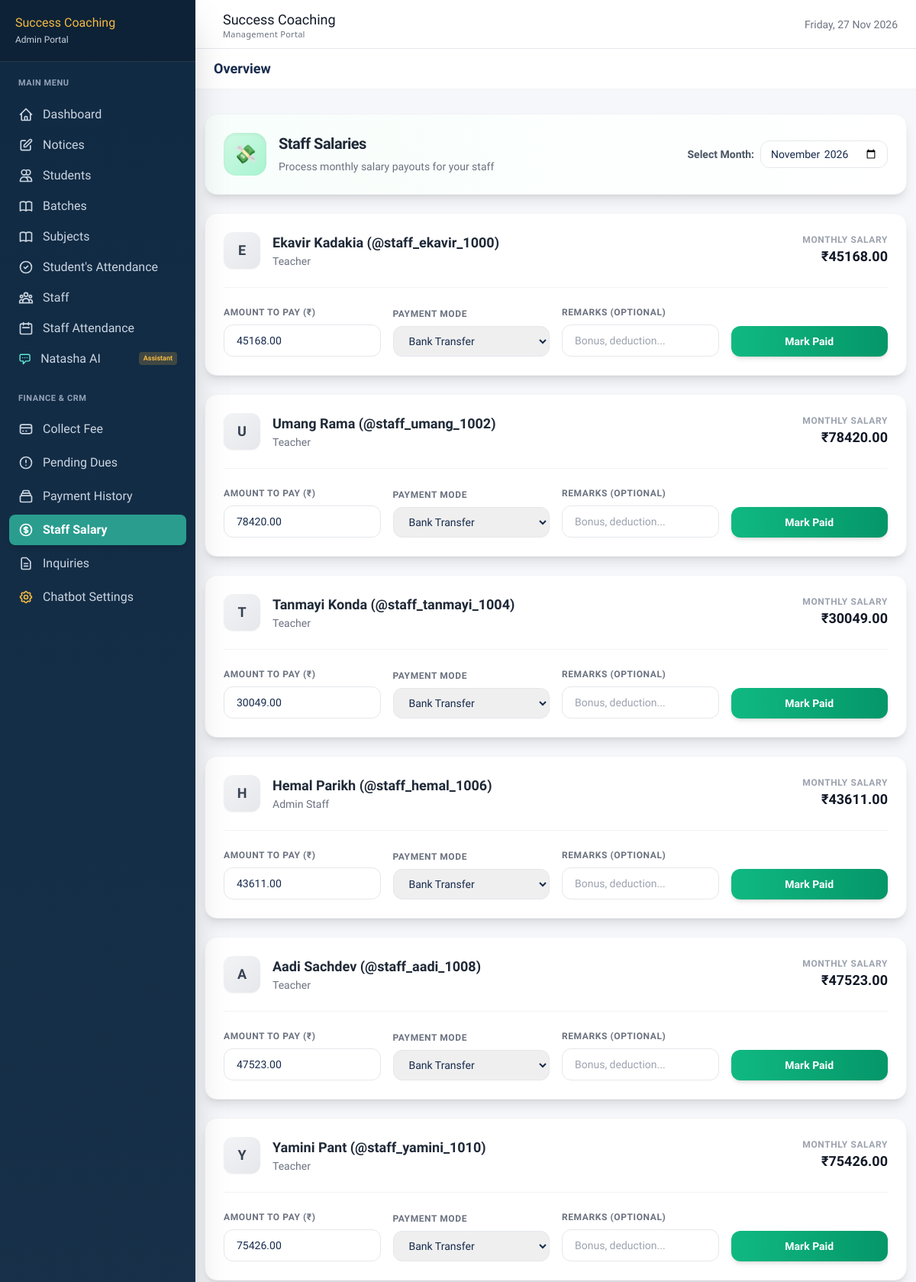
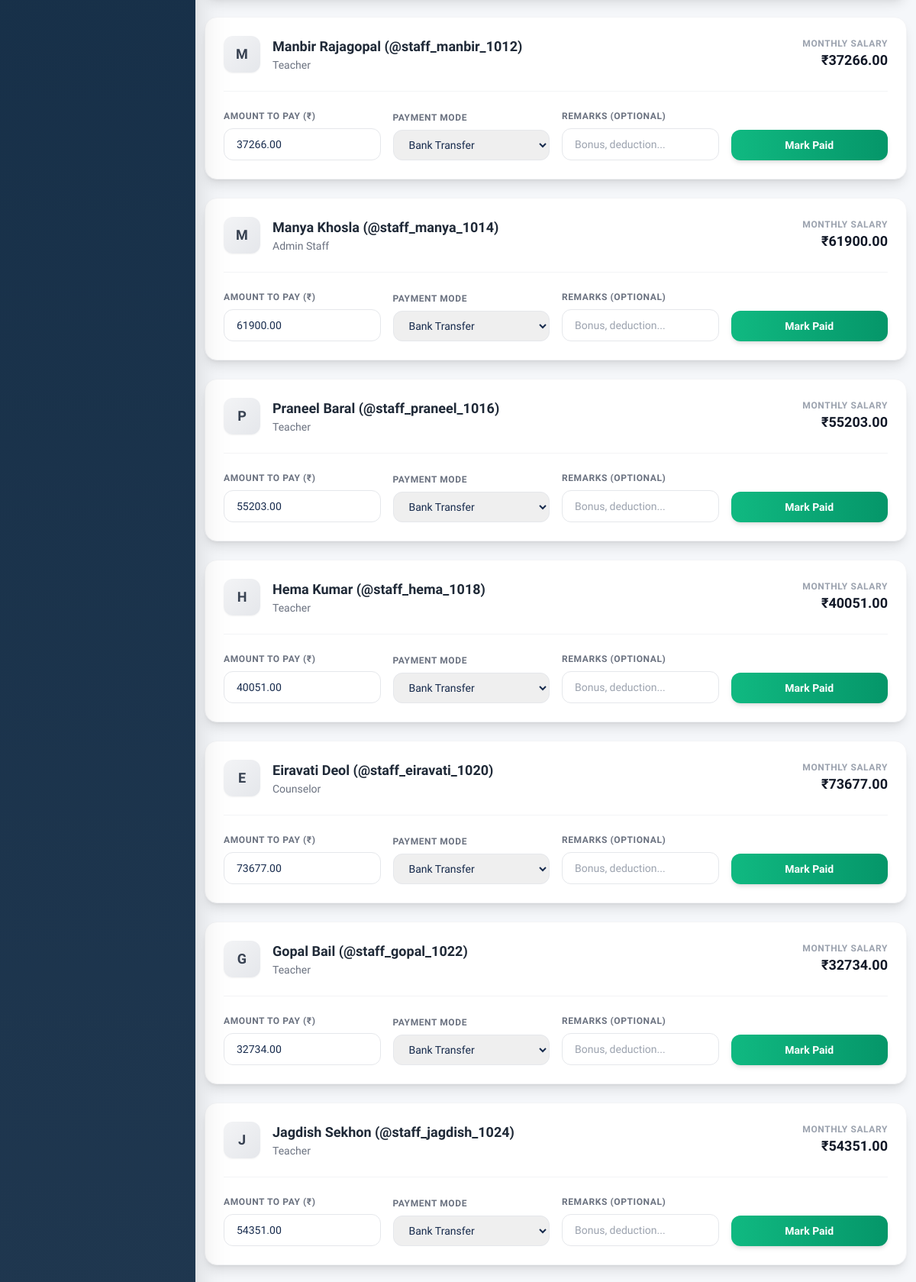
Page /dashboard/payments/staff-salary/ (signed in, upper part) on the committed database (2 pictures, top to bottom).
### staff/models.py (models this page shows, shortened)
class Staff(models.Model):
    user = models.OneToOneField(settings.AUTH_USER_MODEL, on_delete=models.CASCADE)
    employee_id = models.CharField(max_length=20, unique=True)
    designation = models.CharField(max_length=100)
    subject_expertise = models.CharField(max_length=200)
    qualification = models.CharField(max_length=200)
    date_of_joining = models.DateField()
    salary = models.DecimalField(max_digits=10, decimal_places=2)
    is_active = models.BooleanField(default=True)
    address = models.TextField(blank=True)
    emergency_contact = models.CharField(max_length=15, blank=True)

### accounts/models.py (models this page shows)
class User(AbstractUser):
    ROLE_CHOICES = [('admin', 'Admin'), ('staff', 'Staff'), ('student', 'Student')]
    role = models.CharField(max_length=20, choices=ROLE_CHOICES, default='student')
    phone = models.CharField(max_length=15, blank=True)
    profile_photo = models.ImageField(upload_to='profiles/', blank=True, null=True)
    created_at = models.DateTimeField(auto_now_add=True)

### payments/views.py (the view, shortened to what this page needs)
# urls.py: path('staff-salary/', views.pay_staff_salary, name='pay_staff_salary'),
@admin_required
def pay_staff_salary(request):
    from staff.models import Staff
    from .models import StaffSalary
    import calendar
    import datetime
    staff_members = Staff.objects.filter(is_active=True)
    today = timezone.now().date()
    default_month_str = today.strftime('%Y-%m')
    month_str = request.GET.get('month', default_month_str)
    try:
        year, month = map(int, month_str.split('-'))
        selected_month = datetime.date(year, month, 1)
    except ValueError:
        selected_month = today.replace(day=1)
    staff_data = []
    salaries = {s.staff_id: s for s in StaffSalary.objects.filter(month=selected_month)}
    for staff in staff_members:
        salary_record = salaries.get(staff.id)
        staff_data.append({
            'staff': staff,
            'salary_record': salary_record,
        })
    return render(request, 'dashboard/payments/staff_salary.html', {
        'staff_members': staff_members,
        'staff_data': staff_data,
        'selected_month': selected_month,
        'month_str': month_str,
    })

### accounts/context_processors.py (called while the page is built)
def dashboard_base(request):
    context = {}
    if not request.user.is_authenticated:
        context['base_template'] = 'base_dashboard.html'
        return context
    if request.user.role == 'staff':
        context['base_template'] = 'base_staff.html'
        context['active_notices'] = Notice.objects.filter(is_active=True)
    elif request.user.role == 'student':
        context['base_template'] = 'base_dashboard.html'
        context['active_notices'] = Notice.objects.filter(is_active=True, target_audience='all')
    else:
        context['base_template'] = 'base_dashboard.html'
        context['active_notices'] = Notice.objects.filter(is_active=True)
    return context

### templates/dashboard/payments/staff_salary.html (shortened to what this page needs)
{% extends base_template %}
{% block content %}
<div class="max-w-7xl mx-auto px-1 sm:px-1 lg:px-1 py-6 space-y-6">
    <div class="bg-white rounded-2xl shadow-lg border border-gray-100 overflow-hidden">
        <div class="relative">
            <div class="absolute inset-0 bg-gradient-to-r from-emerald-50/40 to-transparent"></div>
            <div class="relative p-5 sm:p-6 flex flex-col lg:flex-row lg:items-center justify-between gap-5">
                <div class="flex items-start gap-4">
                    <div
                        class="w-14 h-14 bg-gradient-to-br from-emerald-100 to-emerald-200 rounded-2xl flex items-center justify-center text-2xl shadow-inner">
                        💸
                    </div>
                    <div>
                        <h2 class="text-xl font-bold text-gray-800 tracking-tight">Staff Salaries</h2>
                        <div class="flex flex-wrap items-center gap-2 mt-1.5 text-sm text-gray-500">
                            <span>Process monthly salary payouts for your staff</span>
                        </div>
                    </div>
                </div>
                <div class="flex items-center gap-3 shrink-0">
                    <form method="GET" class="flex gap-2 items-center">
                        <label for="month" class="text-sm font-semibold text-gray-600">Select Month:</label>
                        <input type="month" name="month" id="month" value="{{ month_str }}"
                            class="border border-gray-200 rounded-xl px-3 py-1.5 text-sm focus:ring-2 focus:ring-primary/20 focus:border-primary outline-none"
                            onchange="this.form.submit()">
                    </form>
                </div>
            </div>
        </div>
    </div>
    <div class="grid gap-6">
        {% for item in staff_data %}
        <div class="bg-white rounded-2xl shadow-lg border border-gray-100 overflow-hidden p-6">
            <div class="flex flex-col md:flex-row justify-between items-start md:items-center gap-4">
                <div class="flex items-center gap-4">
                    <div class="w-12 h-12 rounded-xl bg-gradient-to-br from-gray-100 to-gray-200 flex items-center justify-center text-gray-700 text-lg font-bold shadow-sm">
                        {{ item.staff.user.first_name|first|upper }}
                    </div>
                    <div>
                        <h3 class="font-bold text-lg text-gray-800">{{ item.staff.user.get_full_name }} (@{{ item.staff.user.username }})</h3>
                        <p class="text-sm text-gray-500">{{ item.staff.designation }}</p>
                    </div>
                </div>
                <div class="text-right flex flex-col items-end">
                    <p class="text-xs text-gray-400 uppercase tracking-wider font-semibold">Monthly Salary</p>
                    <p class="font-bold text-lg text-gray-900">₹{{ item.staff.salary }}</p>
                </div>
            </div>
            <div class="mt-6 border-t border-gray-100 pt-6">
                {% if item.salary_record and item.salary_record.status == 'paid' %}
                <div class="bg-green-50 rounded-xl p-4 flex items-center justify-between border border-green-100">
                    <div>
                        <p class="text-green-800 font-semibold text-sm">Salary Processed for {{ selected_month|date:"F Y" }}</p>
                        <p class="text-green-600 text-xs mt-1">Paid ₹{{ item.salary_record.amount_paid }} on {{ item.salary_record.payment_date|date:"d M Y" }} via {{ item.salary_record.get_payment_mode_display|default:'Unknown' }}</p>
                        {% if item.salary_record.remarks %}
                            <p class="text-green-600/80 text-xs mt-1 italic">Note: {{ item.salary_record.remarks }}</p>
                        {% endif %}
                    </div>
                    <span class="bg-green-500 text-white p-2 rounded-full shadow-sm">
                        <svg class="w-5 h-5" fill="none" stroke="currentColor" viewBox="0 0 24 24"><path stroke-linecap="round" stroke-linejoin="round" stroke-width="2" d="M5 13l4 4L19 7"></path></svg>
                    </span>
                </div>
                {% else %}
                <form method="POST" class="grid grid-cols-1 md:grid-cols-4 gap-4 items-end">
                    <div>
                        <label class="block text-xs font-semibold text-gray-500 uppercase tracking-wider mb-2">Amount to Pay (₹)</label>
                        <input type="number" step="0.01" name="amount_paid" value="{{ item.staff.salary }}" required
                            class="w-full border border-gray-200 rounded-xl px-4 py-2.5 text-sm focus:ring-2 focus:ring-primary/20 focus:border-primary outline-none">
                    </div>
                    <div>
                        <label class="block text-xs font-semibold text-gray-500 uppercase tracking-wider mb-2">Payment Mode</label>
                        <select name="payment_mode" required class="w-full border border-gray-200 rounded-xl px-4 py-2.5 text-sm focus:ring-2 focus:ring-primary/20 focus:border-primary outline-none">
                            <option value="bank_transfer">Bank Transfer</option>
                        </select>
                    </div>
                    <div>
                        <label class="block text-xs font-semibold text-gray-500 uppercase tracking-wider mb-2">Remarks (Optional)</label>
                        <input type="text" name="remarks" placeholder="Bonus, deduction..."
                            class="w-full border border-gray-200 rounded-xl px-4 py-2.5 text-sm focus:ring-2 focus:ring-primary/20 focus:border-primary outline-none">
                    </div>
                    <div>
                        <button type="submit" class="w-full px-6 py-2.5 bg-gradient-to-r from-emerald-500 to-emerald-600 text-white rounded-xl font-bold hover:from-emerald-600 hover:to-emerald-700 transition shadow-md text-sm">
                            Mark Paid
                        </button>
                    </div>
                </form>
                {% endif %}
            </div>
        </div>
        {% empty %}
        <div class="bg-white rounded-2xl shadow-lg border border-gray-100 p-8 text-center text-gray-500">
            No active staff found.
        </div>
        {% endfor %}
    </div>
</div>
{% endblock %}

### templates/base_dashboard.html (style rules this page uses)
body { font-family: 'Hind', sans-serif; color: #172B4D; background-color: #F5F7FA; }

### rows in the picture
Staff: staff.user.first_name|first "E", staff.user.get_full_name "Ekavir Kadakia", staff.user.username "staff_ekavir_1000", staff.designation "Teacher", staff.salary "45168.00", amount_paid "45168.00"
Staff: staff.user.first_name|first "U", staff.user.get_full_name "Umang Rama", staff.user.username "staff_umang_1002", staff.designation "Teacher", staff.salary "78420.00", amount_paid "78420.00"
Staff: staff.user.first_name|first "T", staff.user.get_full_name "Tanmayi Konda", staff.user.username "staff_tanmayi_1004", staff.designation "Teacher", staff.salary "30049.00", amount_paid "30049.00"
Staff: staff.user.first_name|first "H", staff.user.get_full_name "Hemal Parikh", staff.user.username "staff_hemal_1006", staff.designation "Admin Staff", staff.salary "43611.00", amount_paid "43611.00"
Staff: staff.user.first_name|first "A", staff.user.get_full_name "Aadi Sachdev", staff.user.username "staff_aadi_1008", staff.designation "Teacher", staff.salary "47523.00", amount_paid "47523.00"
Staff: staff.user.first_name|first "Y", staff.user.get_full_name "Yamini Pant", staff.user.username "staff_yamini_1010", staff.designation "Teacher", staff.salary "75426.00", amount_paid "75426.00"
Staff: staff.user.first_name|first "M", staff.user.get_full_name "Manbir Rajagopal", staff.user.username "staff_manbir_1012", staff.designation "Teacher", staff.salary "37266.00", amount_paid "37266.00"
Staff: staff.user.first_name|first "M", staff.user.get_full_name "Manya Khosla", staff.user.username "staff_manya_1014", staff.designation "Admin Staff", staff.salary "61900.00", amount_paid "61900.00"
Staff: staff.user.first_name|first "P", staff.user.get_full_name "Praneel Baral", staff.user.username "staff_praneel_1016", staff.designation "Teacher", staff.salary "55203.00", amount_paid "55203.00"
Staff: staff.user.first_name|first "H", staff.user.get_full_name "Hema Kumar", staff.user.username "staff_hema_1018", staff.designation "Teacher", staff.salary "40051.00", amount_paid "40051.00"
Staff: staff.user.first_name|first "E", staff.user.get_full_name "Eiravati Deol", staff.user.username "staff_eiravati_1020", staff.designation "Counselor", staff.salary "73677.00", amount_paid "73677.00"
Staff: staff.user.first_name|first "G", staff.user.get_full_name "Gopal Bail", staff.user.username "staff_gopal_1022", staff.designation "Teacher", staff.salary "32734.00", amount_paid "32734.00"
Staff: staff.user.first_name|first "J", staff.user.get_full_name "Jagdish Sekhon", staff.user.username "staff_jagdish_1024", staff.designation "Teacher", staff.salary "54351.00", amount_paid "54351.00"
